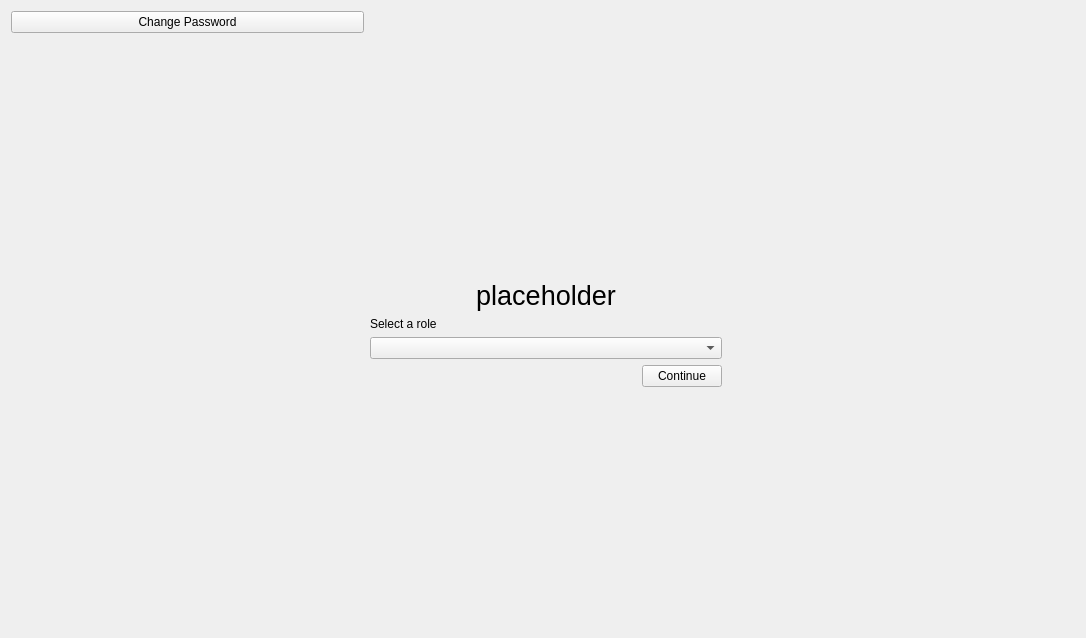
<?xml version="1.0" encoding="UTF-8"?>
<ui version="4.0">
 <class>RoleSelectionScreen</class>
 <widget class="QWidget" name="RoleSelectionScreen">
  <property name="geometry">
   <rect>
    <x>0</x>
    <y>0</y>
    <width>1086</width>
    <height>638</height>
   </rect>
  </property>
  <property name="windowTitle">
   <string>Form</string>
  </property>
  <layout class="QGridLayout" name="gridLayout_2">
   <item row="1" column="0">
    <spacer name="horizontalSpacer_2">
     <property name="orientation">
      <enum>Qt::Horizontal</enum>
     </property>
     <property name="sizeHint" stdset="0">
      <size>
       <width>40</width>
       <height>20</height>
      </size>
     </property>
    </spacer>
   </item>
   <item row="1" column="2">
    <spacer name="horizontalSpacer_3">
     <property name="orientation">
      <enum>Qt::Horizontal</enum>
     </property>
     <property name="sizeHint" stdset="0">
      <size>
       <width>40</width>
       <height>20</height>
      </size>
     </property>
    </spacer>
   </item>
   <item row="1" column="1">
    <layout class="QGridLayout" name="gridLayout">
     <item row="4" column="0">
      <widget class="QLabel" name="label">
       <property name="text">
        <string>Select a role</string>
       </property>
      </widget>
     </item>
     <item row="9" column="0" colspan="2">
      <spacer name="verticalSpacer_2">
       <property name="orientation">
        <enum>Qt::Vertical</enum>
       </property>
       <property name="sizeHint" stdset="0">
        <size>
         <width>20</width>
         <height>40</height>
        </size>
       </property>
      </spacer>
     </item>
     <item row="0" column="0" colspan="2">
      <spacer name="verticalSpacer">
       <property name="orientation">
        <enum>Qt::Vertical</enum>
       </property>
       <property name="sizeHint" stdset="0">
        <size>
         <width>20</width>
         <height>40</height>
        </size>
       </property>
      </spacer>
     </item>
     <item row="8" column="1">
      <widget class="QPushButton" name="pushButton">
       <property name="text">
        <string>Continue</string>
       </property>
      </widget>
     </item>
     <item row="8" column="0">
      <spacer name="horizontalSpacer">
       <property name="orientation">
        <enum>Qt::Horizontal</enum>
       </property>
       <property name="sizeHint" stdset="0">
        <size>
         <width>40</width>
         <height>20</height>
        </size>
       </property>
      </spacer>
     </item>
     <item row="6" column="0" colspan="2">
      <widget class="QComboBox" name="comboBox"/>
     </item>
     <item row="1" column="0" colspan="2">
      <widget class="QLabel" name="laWelcome">
       <property name="font">
        <font>
         <pointsize>20</pointsize>
        </font>
       </property>
       <property name="text">
        <string>placeholder</string>
       </property>
       <property name="alignment">
        <set>Qt::AlignCenter</set>
       </property>
      </widget>
     </item>
    </layout>
   </item>
   <item row="0" column="0">
    <widget class="QPushButton" name="changePassword">
     <property name="text">
      <string>Change Password</string>
     </property>
    </widget>
   </item>
  </layout>
 </widget>
 <tabstops>
  <tabstop>comboBox</tabstop>
  <tabstop>pushButton</tabstop>
 </tabstops>
 <resources/>
 <connections/>
</ui>
